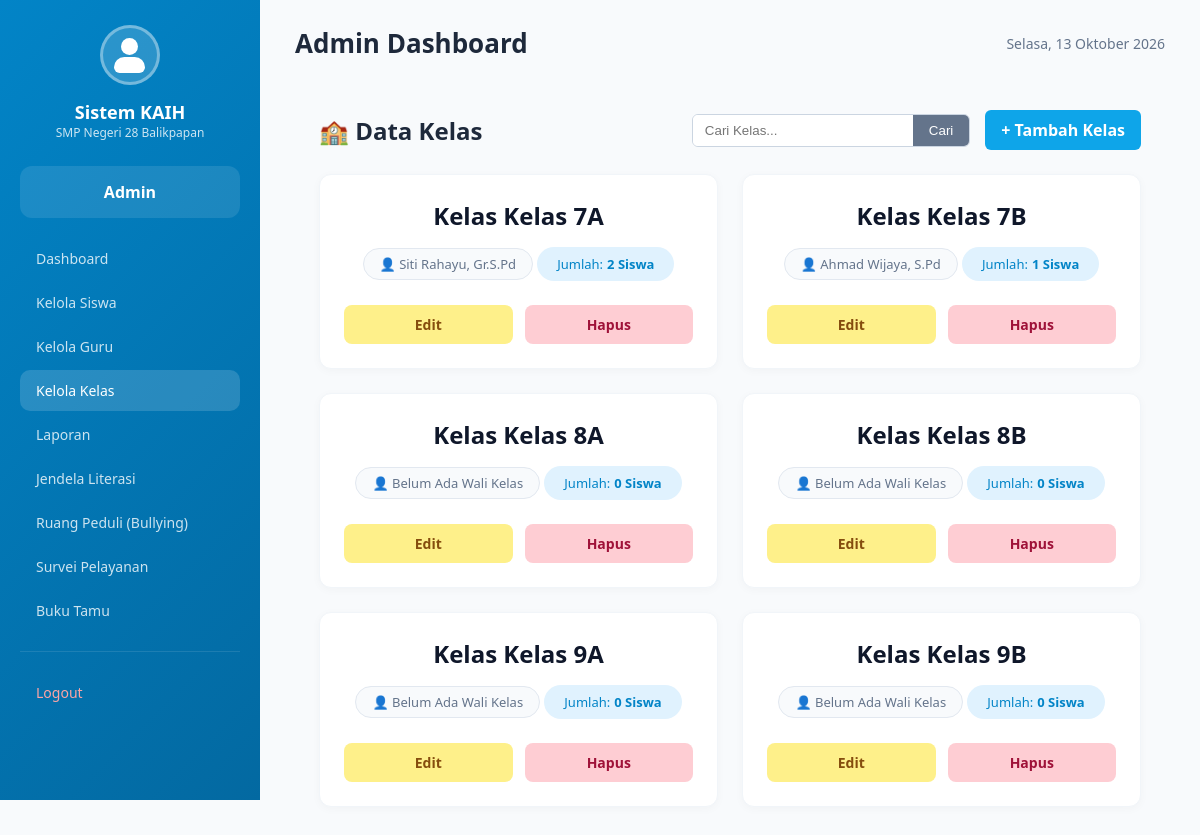
The app's page /aplikasi/admin/kelas.php (signed in) with its own data.
### tables this page shows
CREATE TABLE `kaih_kelas` (
  `id` bigint UNSIGNED NOT NULL,
  `nama_kelas` varchar(50) NOT NULL,
  `tingkat` enum('7','8','9') DEFAULT NULL,
  `wali_kelas_id` bigint UNSIGNED DEFAULT NULL,
  `created_at` timestamp NULL DEFAULT NULL,
  `updated_at` timestamp NULL DEFAULT NULL
);

### aplikasi/admin/kelas.php (the view, shortened to what this page needs)
<?php
require_once '../../config/database.php';
$search = $_GET['search'] ?? '';
$query = "
    SELECT
        k.id,
        k.nama_kelas,
        (SELECT COUNT(*) FROM siswa s WHERE s.kelas = k.nama_kelas) AS jumlah_siswa,
        (SELECT nama_guru FROM guru g WHERE g.kelas = k.nama_kelas LIMIT 1) AS nama_wali
    FROM kaih_kelas k
";
$query .= " ORDER BY k.nama_kelas ASC";
$stmt = $pdo->prepare($query);
$stmt->execute();
$kelas_data = $stmt->fetchAll(PDO::FETCH_ASSOC);
require_once '../includes/header-kaih.php';
?>
<div class="kelas-container">
    <div class="kelas-header">
        <h2>🏫 Data Kelas</h2>
        <div class="header-actions">
            <form method="GET" action="" class="search-box">
                <input type="text" name="search" placeholder="Cari Kelas..." value="<?php echo htmlspecialchars($search); ?>">
                <button type="submit">Cari</button>
            </form>
            <a href="tambah_kelas.php" class="btn-tambah">+ Tambah Kelas</a>
        </div>
    </div>
    <div class="kelas-grid">
        <?php if (count($kelas_data) > 0): ?>
            <?php foreach ($kelas_data as $row): ?>
                <div class="kelas-card" data-href="siswa.php?q=<?php echo urlencode($row['nama_kelas']); ?>">
                    <h3>Kelas <?php echo htmlspecialchars($row['nama_kelas']); ?></h3>
                    <div class="wali-kelas">
                        👤 <?php echo !empty($row['nama_wali']) ? htmlspecialchars($row['nama_wali']) : 'Belum Ada Wali Kelas'; ?>
                    </div>
                    <div class="badge-siswa" title="Lihat daftar siswa kelas <?php echo htmlspecialchars($row['nama_kelas']); ?>">
                        Jumlah: <strong><?php echo $row['jumlah_siswa']; ?> Siswa</strong>
                    </div>
                    <div class="card-actions">
                        <a href="edit_kelas.php?id=<?php echo $row['id']; ?>" class="btn-edit">Edit</a>
                        <a href="hapus_kelas.php?id=<?php echo $row['id']; ?>" class="btn-hapus" onclick="return confirm('Yakin ingin menghapus kelas ini?');">Hapus</a>
                    </div>
                </div>
            <?php endforeach; ?>
        <?php else: ?>
            <div style="grid-column: 1 / -1; text-align: center; padding: 40px; color: #64748b; background: #fff; border-radius: 12px;">
                Belum ada data kelas yang ditambahkan atau tidak ada hasil pencarian.
            </div>
        <?php endif; ?>
    </div>
</div>

### aplikasi/includes/header-kaih.php (style rules this page uses)
* { margin: 0; padding: 0; box-sizing: border-box; }
body { font-family: 'Segoe UI', Tahoma, Geneva, Verdana, sans-serif; background: #f1f5f9; min-height: 100vh; }

### aplikasi/admin/kelas.php (style rules this page uses)
body { background-color: #f8fafc; }
.kelas-container { padding: 24px; width: 100%; max-width: 1200px; margin: 0 auto; box-sizing: border-box; }
.kelas-header { display: flex; justify-content: space-between; align-items: center; margin-bottom: 24px; width: 100%; }
.kelas-header h2 { margin: 0; font-size: 24px; color: #1e293b; display: flex; align-items: center; gap: 10px; }
.header-actions { display: flex; align-items: center; gap: 15px; }
.search-box { display: flex; border: 1px solid #cbd5e1; border-radius: 6px; overflow: hidden; background: #fff; }
.search-box input { padding: 8px 12px; border: none; outline: none; width: 220px; }
.search-box button { background: #64748b; color: white; border: none; padding: 8px 16px; cursor: pointer; }
.btn-tambah { background: #0ea5e9; color: white; text-decoration: none; padding: 9px 16px; border-radius: 6px; font-weight: 600; display: flex; align-items: center; gap: 6px; white-space: nowrap; }
.kelas-grid { display: grid; grid-template-columns: repeat(auto-fill, minmax(280px, 1fr)); gap: 24px; }
.kelas-card { background: #ffffff; border-radius: 12px; padding: 24px; text-align: center; box-shadow: 0 2px 10px rgba(0, 0, 0, 0.03); border: 1px solid #f1f5f9; transition: transform 0.2s ease, box-shadow 0.2s ease; cursor: pointer; position: relative; }
.kelas-card h3 { margin: 0 0 15px 0; font-size: 24px; color: #0f172a; font-weight: 700; }
.wali-kelas { display: inline-flex; align-items: center; justify-content: center; gap: 8px; background: #f8fafc; padding: 6px 16px; border-radius: 20px; font-size: 13px; color: #64748b; margin-bottom: 20px; border: 1px solid #e2e8f0; width: fit-content; margin-left: auto; margin-right: auto; }
.badge-siswa { display: inline-flex; align-items: center; justify-content: center; background-color: #e0f2fe; color: #0284c7; padding: 8px 20px; border-radius: 20px; font-size: 13px; font-weight: 500; margin-bottom: 24px; }
.badge-siswa strong { margin-left: 4px; font-weight: 700; }
.card-actions { display: flex; gap: 12px; justify-content: center; }
.btn-edit, .btn-hapus { flex: 1; padding: 10px; border-radius: 8px; text-decoration: none; font-size: 14px; font-weight: 600; text-align: center; border: none; cursor: pointer; transition: background 0.2s; position: relative; z-index: 2; }
.btn-edit { background: #fef08a; color: #854d0e; }
.btn-hapus { background: #fecdd3; color: #9f1239; }

### records on screen
kaih_kelas: nama_kelas "Kelas 7A", nama_wali "Siti Rahayu, Gr.S.Pd", jumlah_siswa "2"
kaih_kelas: nama_kelas "Kelas 7B", nama_wali "Ahmad Wijaya, S.Pd", jumlah_siswa "1"
kaih_kelas: nama_kelas "Kelas 8A", shows "Belum Ada Wali Kelas", jumlah_siswa "0"
kaih_kelas: nama_kelas "Kelas 8B", shows "Belum Ada Wali Kelas", jumlah_siswa "0"
kaih_kelas: nama_kelas "Kelas 9A", shows "Belum Ada Wali Kelas", jumlah_siswa "0"
kaih_kelas: nama_kelas "Kelas 9B", shows "Belum Ada Wali Kelas", jumlah_siswa "0"

### other values on screen
$sidebarLabel "Admin"
$role "Admin"
tanggalIndo() "Selasa, 13 Oktober 2026"
